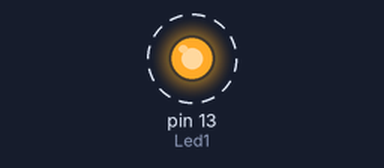
The sketch below on a simulated Arduino Uno, built with avr-gcc and run on an emulated ATmega328P. On the bench: output pins drawn as LEDs (lit = HIGH). Dashed ring = blinking.

Above: at 0.5 s.
Timing chart, 0 to 4.6 s (numbered marks = the images above):
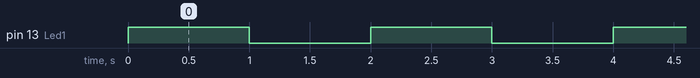

Measured:
- by itself, pin 13 (Led1): alternates HIGH for 1.0 s and LOW for 1.0 s

The sketch:

1st_Led_Program.ino
```cpp
/*
My_1st Led Blink Code
 *  Name = HEX
 *  Youtube = THE_HEX
 *  Date = 1/Oct/2022
 *  Time = 7:51 PM
 *  loca = INDIA
 */

int Led1=13;                     //Declear The Value 'int' Value

void setup()                   // put your setup code here, to run once:
{
pinMode(Led1, OUTPUT);       //Basically initialize digital pin 'Led1' as an output.
}
void loop()                // put your main code here, to run repeatedly:
{
  theHex(Led1);           //Excuited 'theHex' Value Using Void Loop
}

void theHex(int Pin)    //Custom VOid Creat 'theHex'
{

  int parameter=1000;       // This is the Integar Value Of delay

digitalWrite(Pin, HIGH);      // turn the LED on (HIGH is the voltage level)
delay(parameter);            // wait for a second
digitalWrite(Pin, LOW);     // turn the LED off by making the voltage LOW
delay(parameter);          // wait for a second
}
```
